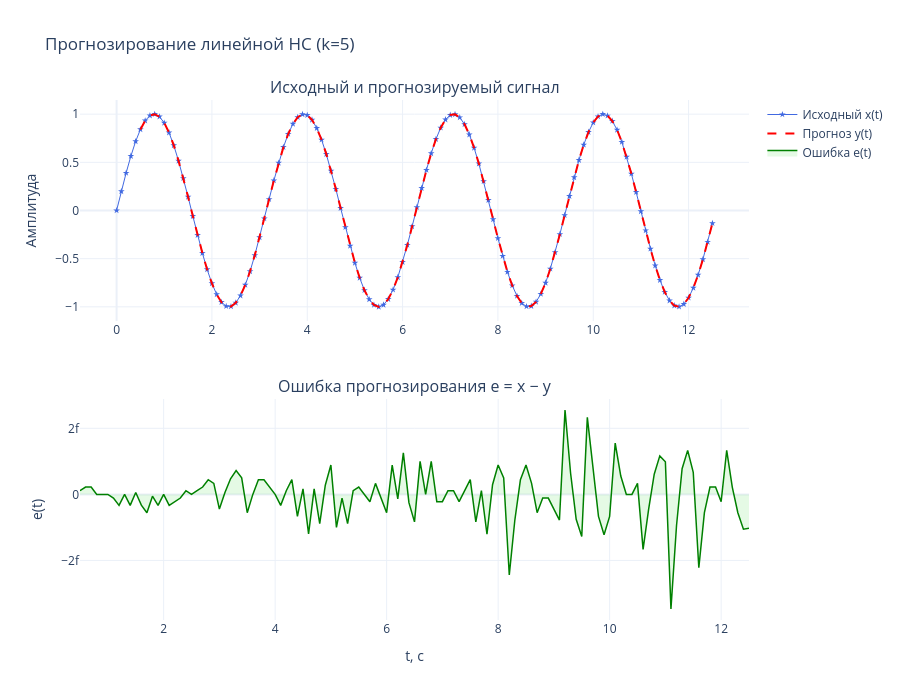

This figure's notebook cell:
### Markdown cell above
## Моделирование и результаты

Получаем прогнозируемый сигнал $y$ и сравниваем его с исходным. Строим графики наложения сигналов и ошибки прогнозирования $e = x - y$.

### Code cell
y = predict(W, P).flatten()
t_pred = t[k:]
x_pred = x[k:]
error = x_pred - y

mse = np.mean(error ** 2)
mae = np.mean(np.abs(error))
print(f"MSE = {mse:.2e}")
print(f"MAE = {mae:.2e}")

fig = make_subplots(
    rows=2, cols=1,
    subplot_titles=("Исходный и прогнозируемый сигнал", "Ошибка прогнозирования e = x − y"),
    vertical_spacing=0.15
)

fig.add_trace(go.Scatter(
    x=t, y=x,
    mode="lines+markers",
    marker=dict(symbol="star", size=5, color="royalblue"),
    line=dict(width=1, color="royalblue"),
    name="Исходный x(t)"
), row=1, col=1)

fig.add_trace(go.Scatter(
    x=t_pred, y=y,
    mode="lines",
    line=dict(width=2, color="red", dash="dash"),
    name="Прогноз y(t)"
), row=1, col=1)

fig.add_trace(go.Scatter(
    x=t_pred, y=error,
    mode="lines",
    line=dict(width=1.5, color="green"),
    name="Ошибка e(t)",
    fill="tozeroy",
    fillcolor="rgba(0,200,0,0.1)"
), row=2, col=1)

fig.update_xaxes(title_text="t, с", row=2, col=1)
fig.update_yaxes(title_text="Амплитуда", row=1, col=1)
fig.update_yaxes(title_text="e(t)", row=2, col=1)

fig.update_layout(
    height=700,
    template="plotly_white",
    title_text=f"Прогнозирование линейной НС (k={k})",
    hovermode="x unified"
)

fig.write_html("report/outputs/prediction_k5.html")
fig.show()
